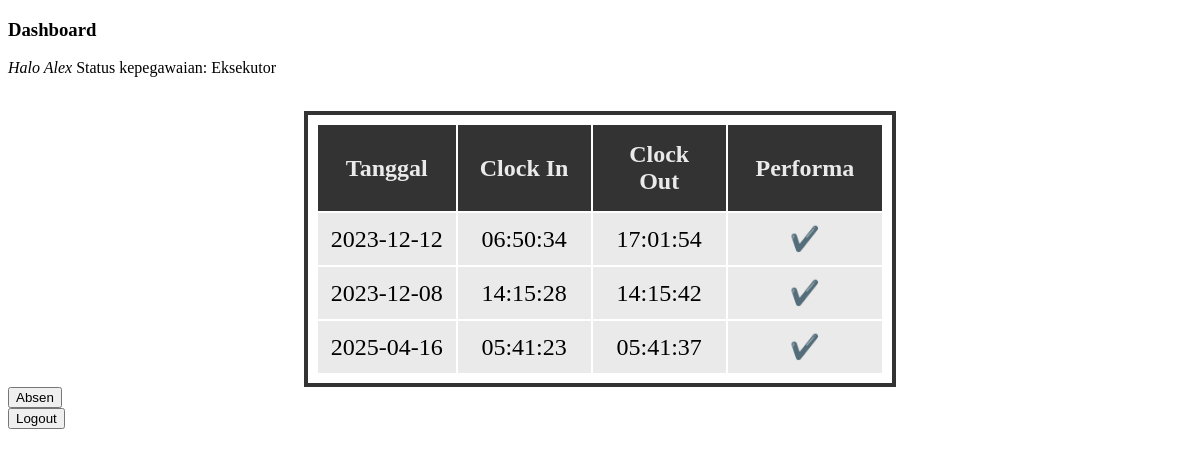
Page /dashboard/index.php (signed in) on the committed database.
### tables this page shows
CREATE TABLE `absensi` (
  `id` int NOT NULL,
  `user_id` int NOT NULL,
  `tanggal` varchar(255) DEFAULT NULL,
  `jam_masuk` varchar(255) DEFAULT NULL,
  `jam_keluar` varchar(255) DEFAULT NULL
);

### dashboard/absensi.php (the view, shortened to what this page needs)
<table class="table">
    <tr class="tr">
        <th class="th">Tanggal</th>
        <th class="th">Clock In</th>
        <th class="th">Clock Out</th>
        <th class="th">Performa</th>
    </tr>
    <?php
    include("../connection.php");
    $user_id = $_SESSION['user_id'];
    $sql = "SELECT * FROM absensi WHERE user_id='$user_id'";
    $result = $db->query($sql);
    $tanggal = date('Y-m-d');
    while($data = $result->fetch_assoc()) {
        echo "<tr class='tr'>";
        echo "<td class='td'>" . $data['tanggal'] . "</td>";
        echo "<td class='td'>" . $data['jam_masuk'] . "</td>";
        if (empty($data['jam_keluar']) && !empty($data['jam_masuk']) && $data['tanggal'] == $tanggal) {
            echo "<td class='td'>
            <form action='' method='POST'>
                <button name='clockout' type='submit'>keluar</button>
            </form>
            </td>";
        } else {
            echo "<td class='td'>" . $data['jam_keluar'] . "</td>";
        }
        if(!empty($data['jam_masuk']) && !empty($data['jam_keluar'])) {
            echo "<td class='td'>✔️</td>";
        } else {
        echo "<td class='td'>❌</td>";
        }
        echo "</tr>";
    }
    ?>
</table>
<form action="action.php" method="POST">
    <button name="absen" type="submit">Absen</button>
</form>

### dashboard/style-dashboard.css (style rules this page uses)
.table { border: 4px solid #333; padding: 8px; font-size: 24px; width: 50%; margin: 0 auto; }
.tr { background-color: #333; color: #eaeaea; text-align: center; }
.th { padding: 16px; width: 10%; }
.td { background-color: #eaeaea; color: black; padding: 12px; }

### rows in the picture
absensi: tanggal "2023-12-12", jam_masuk "06:50:34", jam_keluar "17:01:54"
absensi: tanggal "2023-12-08", jam_masuk "14:15:28", jam_keluar "14:15:42"
absensi: tanggal "2025-04-16", jam_masuk "05:41:23", jam_keluar "05:41:37"

### other values in the picture
$nama_lengkap "Alex"
$role "Eksekutor"
